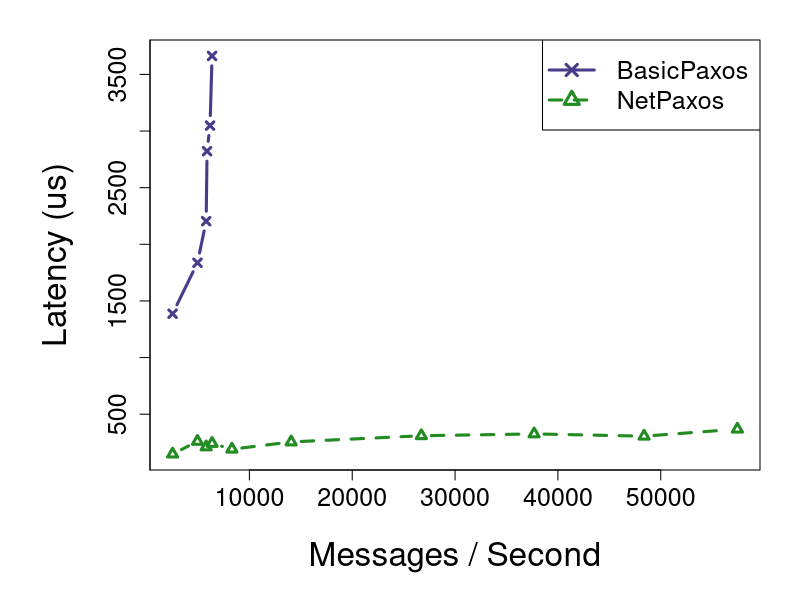
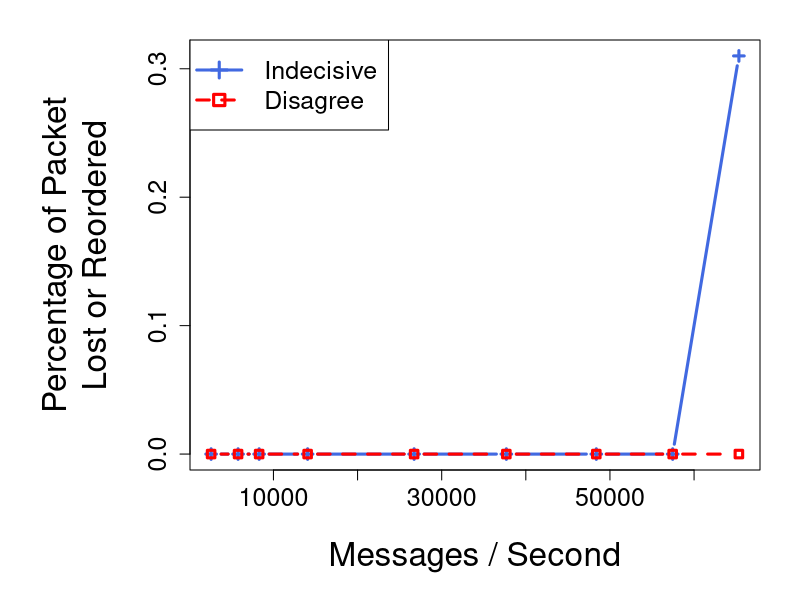

These figures' R source, in order:
latency_plot <- function() {
    # Define input
    data <- read.csv("exp.dat", header=T)
    net <- data[,c(1,2)]
    net <- na.omit(net)
    
    basic <- data[,c(1,3)]
    basic <- na.omit(basic)
    
    colors <-c('darkslateblue', 'forestgreen')
    
    pdf("figures/tput-vs-latency.pdf")
    par(mar=c(6.5, 7.5, 2.0, 2.0))
    
    yrange <- range(basic$BasicPaxos, net$NetPaxos)
    xrange <- range(net$PPS)
    
    plot(x=basic$PPS, y=basic$BasicPaxos, type="b", 
        lty=1, pch=4,
        xlab="", ylab="", 
        col=colors[1],
        yaxp = c(0,5000,10),
        ylim=yrange, xlim=xrange, 
        cex.axis=1.5, lwd=3)
    title(xlab="Messages / Second", ylab="Latency (us)", cex.lab=2.0, line=4)
    par(new=T)
    
    plot(x=net$PPS, y=net$NetPaxos,  type="b", xlab="", ylab="",
        col=colors[2],
         ylim=yrange, axes=F, lty=2, pch=2, lwd=3)
    par(new=F)
    
    legend('topright', c('BasicPaxos', 'NetPaxos'),
        cex=1.5,
        lty=c(1,2),
        col=colors,
        pch=c(4,2),
        lwd=3,
    )
    
    dev.off()
}

loss_plot <- function() {
    # Define input
    data <- read.csv("loss.dat", header=T)
    
    colors <-c('royalblue', 'red')
    ptype <- c(3,0)
    pdf("figures/tput-vs-loss.pdf")
    par(mar=c(6.5, 9.5, 2.0, 2.0))
    
    yrange <- range(data$indecisive, data$disagree)
    xrange <- range(data$pps)
    
    plot(x=data$pps, y=data$indecisive, type="b", 
        lty=1, pch=ptype[1],
        xlab="", ylab="", 
        yaxp = c(0, 0.5, 5),
        col=colors[1],
        ylim=yrange, xlim=xrange, 
        cex.axis=1.5, lwd=3)
    title(xlab="Messages / Second", ylab="Percentage of Packet\nLost or Reordered", cex.lab=2.0, line=4)
    par(new=T)
    
    plot(x=data$pps, y=data$disagree,  type="b", xlab="", ylab="",
        col=colors[2],
         ylim=yrange, axes=F, lty=2, pch=ptype[2], lwd=3)
    par(new=F)
    
    legend('topleft', c('Indecisive', 'Disagree'),
        cex=1.5,
        lty=c(1,2),
        pch=ptype,
        lwd=3,
        col=colors
    )
    
    dev.off()
}

latency_plot()
loss_plot()
